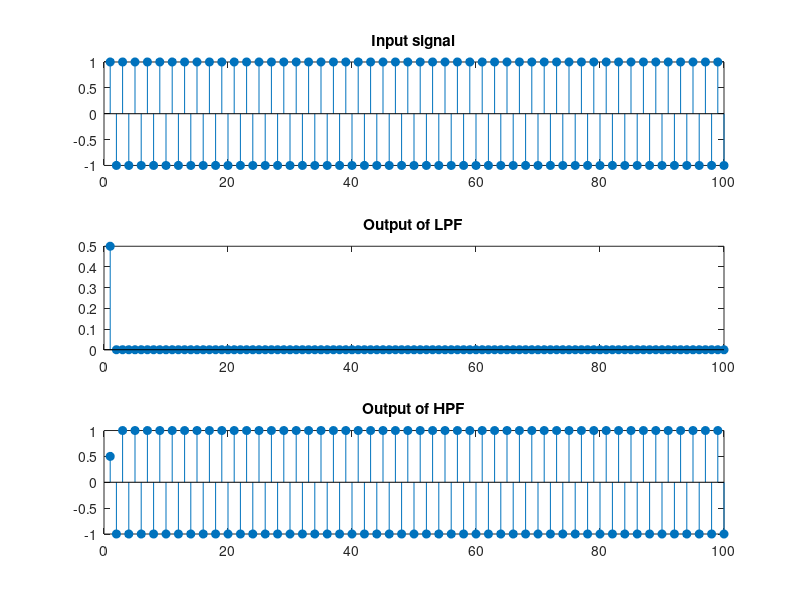

Reproduce this figure in MATLAB.
%Action of LPF and HPF
clc
clear all
close all
%Step 1: Generation of AC signal
n=0:99;
x=(-1).^n;
%Step 2: Define the impulse responses
h1=[0.5,0.5];  %LPF
h2=[0.5,-0.5]; %HPF
%Step 3:Obtaining the outputs
y1=conv(x,h1);
y2=conv(x,h2);
%Step 4: Plot the results
subplot(3,1,1),stem(x,'filled'),
title('Input signal')
subplot(3,1,2),stem(y1(1:length(x)),'filled'),
title('Output of LPF')
subplot(3,1,3),stem(y2(1:length(x)),'filled'),
title('Output of HPF')
